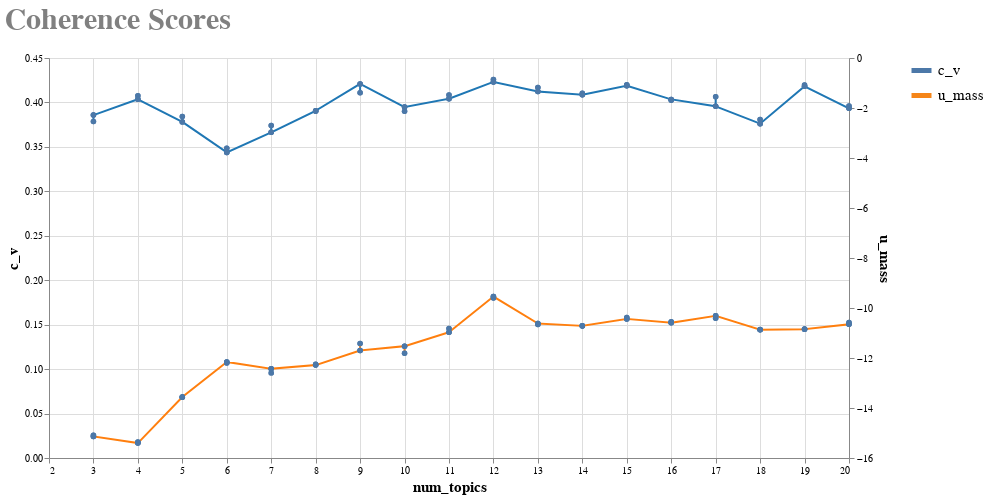

The notebook cell saved with this chart:
### Markdown cell above
#### What can we learn from a broken chart?
[Link to broken chart here](https://vega.github.io/editor/#/gist/e91e0241aa76f5fa8b4ce84667ad82e7/lda_coherence_scores.json).

Ugly and incorrect, this chart still has some candy.  

Some reasons to consider why this chart is broken:
* Most of the individual values for `c_v` and `u_mass` are plotted together; so the individual models' performance is obscured.
* Use of hover only shows a limited number of data points, which suggests overlap. Why are so many of the values the same?
* Quite simply: this doesn't pass the sniff test. 

Some reasons to confirm this chart may still be helpful:
* The simplicity of the two lines is actually beneficial for readability. 
* The tightness of the points on the lines actually means that little variation occurs across the 5 models for each coherence score (assuming all of the points are actually being plotted because we surely cannot find them).

### Code cell
coherence_chart

### Figure 1 — Vega-Lite specification as saved in the notebook (floating-point values rounded to 4 significant figures)
{"config": {"view": {"continuousWidth": 300, "continuousHeight": 300}, "axis": {"titleFontSize": 15}, "legend": {"labelFont": "Courier", "labelFontSize": 15, "labelOverlap": false, "symbolSize": 400, "symbolStrokeWidth": 5, "title": null, "titleFontSize": 15}, "title": {"anchor": "start", "color": "gray", "font": "Courier", "fontSize": 30}}, "layer": [{"mark": {"type": "line"}, "encoding": {"color": {"field": "Measure", "type": "nominal"}}, "transform": [{"fold": ["c_v", "u_mass"], "as": ["Measure", "Value"]}]}, {"mark": {"type": "line", "color": "#1f77b4", "point": true}, "encoding": {"tooltip": [{"field": "num_topics", "type": "quantitative"}, {"field": "c_v", "type": "quantitative"}, {"field": "alpha", "type": "nominal"}, {"field": "method", "type": "nominal"}], "x": {"field": "num_topics", "type": "quantitative"}, "y": {"field": "c_v", "type": "quantitative"}}}, {"mark": {"type": "line", "color": "#ff7f0e", "point": true}, "encoding": {"tooltip": [{"field": "num_topics", "type": "quantitative"}, {"field": "u_mass", "type": "quantitative"}, {"field": "alpha", "type": "nominal"}, {"field": "method", "type": "nominal"}], "x": {"field": "num_topics", "type": "quantitative"}, "y": {"field": "u_mass", "type": "quantitative"}}}], "data": {"name": "data-158e851b658bf115a1b9c8d3135d23c8"}, "height": 400, "resolve": {"scale": {"y": "independent"}}, "title": {"text": ["Coherence Scores"], "subtitle": [""]}, "width": 800, "$schema": "https://vega.github.io/schema/vega-lite/v5.8.0.json", "datasets": {"data-158e851b658bf115a1b9c8d3135d23c8": [{"c_v": 0.3858, "u_mass": -15.14, "num_topics": 3, "eta": "symmetric", "alpha": "auto", "method": "m1"}, {"c_v": 0.3786, "u_mass": -15.08, "num_topics": 3, "eta": "symmetric", "alpha": "symmetric", "method": "m1"}, {"c_v": 0.3858, "u_mass": -15.14, "num_topics": 3, "eta": "symmetric", "alpha": "auto", "method": "m2"}, {"c_v": 0.3786, "u_mass": -15.08, "num_topics": 3, "eta": "symmetric", "alpha": "symmetric", "method": "m2"}, {"c_v": 0.3858, "u_mass": -15.14, "num_topics": 3, "eta": "auto", "alpha": "auto", "method": "m2"}, {"c_v": 0.4035, "u_mass": -15.4, "num_topics": 4, "eta": "symmetric", "alpha": "auto", "method": "m1"}, {"c_v": 0.4075, "u_mass": -15.36, "num_topics": 4, "eta": "symmetric", "alpha": "symmetric", "method": "m1"}, {"c_v": 0.4035, "u_mass": -15.4, "num_topics": 4, "eta": "symmetric", "alpha": "auto", "method": "m2"}, {"c_v": 0.4075, "u_mass": -15.36, "num_topics": 4, "eta": "symmetric", "alpha": "symmetric", "method": "m2"}, {"c_v": 0.4035, "u_mass": -15.4, "num_topics": 4, "eta": "auto", "alpha": "auto", "method": "m2"}, {"c_v": 0.3781, "u_mass": -13.56, "num_topics": 5, "eta": "symmetric", "alpha": "auto", "method": "m1"}, {"c_v": 0.3842, "u_mass": -13.57, "num_topics": 5, "eta": "symmetric", "alpha": "symmetric", "method": "m1"}, {"c_v": 0.3781, "u_mass": -13.56, "num_topics": 5, "eta": "symmetric", "alpha": "auto", "method": "m2"}, {"c_v": 0.3842, "u_mass": -13.57, "num_topics": 5, "eta": "symmetric", "alpha": "symmetric", "method": "m2"}, {"c_v": 0.3781, "u_mass": -13.56, "num_topics": 5, "eta": "auto", "alpha": "auto", "method": "m2"}, {"c_v": 0.3438, "u_mass": -12.16, "num_topics": 6, "eta": "symmetric", "alpha": "auto", "method": "m1"}, {"c_v": 0.3486, "u_mass": -12.2, "num_topics": 6, "eta": "symmetric", "alpha": "symmetric", "method": "m1"}, {"c_v": 0.3438, "u_mass": -12.16, "num_topics": 6, "eta": "symmetric", "alpha": "auto", "method": "m2"}, {"c_v": 0.3486, "u_mass": -12.2, "num_topics": 6, "eta": "symmetric", "alpha": "symmetric", "method": "m2"}, {"c_v": 0.3438, "u_mass": -12.16, "num_topics": 6, "eta": "auto", "alpha": "auto", "method": "m2"}, {"c_v": 0.3664, "u_mass": -12.43, "num_topics": 7, "eta": "symmetric", "alpha": "auto", "method": "m1"}, {"c_v": 0.374, "u_mass": -12.6, "num_topics": 7, "eta": "symmetric", "alpha": "symmetric", "method": "m1"}, {"c_v": 0.3664, "u_mass": -12.43, "num_topics": 7, "eta": "symmetric", "alpha": "auto", "method": "m2"}, {"c_v": 0.374, "u_mass": -12.6, "num_topics": 7, "eta": "symmetric", "alpha": "symmetric", "method": "m2"}, {"c_v": 0.3664, "u_mass": -12.43, "num_topics": 7, "eta": "auto", "alpha": "auto", "method": "m2"}, {"c_v": 0.3906, "u_mass": -12.28, "num_topics": 8, "eta": "symmetric", "alpha": "auto", "method": "m1"}, {"c_v": 0.39, "u_mass": -12.25, "num_topics": 8, "eta": "symmetric", "alpha": "symmetric", "method": "m1"}, {"c_v": 0.3906, "u_mass": -12.28, "num_topics": 8, "eta": "symmetric", "alpha": "auto", "method": "m2"}, {"c_v": 0.39, "u_mass": -12.25, "num_topics": 8, "eta": "symmetric", "alpha": "symmetric", "method": "m2"}, {"c_v": 0.3906, "u_mass": -12.28, "num_topics": 8, "eta": "auto", "alpha": "auto", "method": "m2"}, {"c_v": 0.4209, "u_mass": -11.7, "num_topics": 9, "eta": "symmetric", "alpha": "auto", "method": "m1"}, {"c_v": 0.411, "u_mass": -11.42, "num_topics": 9, "eta": "symmetric", "alpha": "symmetric", "method": "m1"}, {"c_v": 0.4209, "u_mass": -11.7, "num_topics": 9, "eta": "symmetric", "alpha": "auto", "method": "m2"}, {"c_v": 0.411, "u_mass": -11.42, "num_topics": 9, "eta": "symmetric", "alpha": "symmetric", "method": "m2"}, {"c_v": 0.4209, "u_mass": -11.7, "num_topics": 9, "eta": "auto", "alpha": "auto", "method": "m2"}, {"c_v": 0.3949, "u_mass": -11.53, "num_topics": 10, "eta": "symmetric", "alpha": "auto", "method": "m1"}, {"c_v": 0.39, "u_mass": -11.81, "num_topics": 10, "eta": "symmetric", "alpha": "symmetric", "method": "m1"}, {"c_v": 0.3949, "u_mass": -11.53, "num_topics": 10, "eta": "symmetric", "alpha": "auto", "method": "m2"}, {"c_v": 0.39, "u_mass": -11.81, "num_topics": 10, "eta": "symmetric", "alpha": "symmetric", "method": "m2"}, {"c_v": 0.3949, "u_mass": -11.53, "num_topics": 10, "eta": "auto", "alpha": "auto", "method": "m2"}, {"c_v": 0.4041, "u_mass": -10.97, "num_topics": 11, "eta": "symmetric", "alpha": "auto", "method": "m1"}, {"c_v": 0.4083, "u_mass": -10.82, "num_topics": 11, "eta": "symmetric", "alpha": "symmetric", "method": "m1"}, {"c_v": 0.4041, "u_mass": -10.97, "num_topics": 11, "eta": "symmetric", "alpha": "auto", "method": "m2"}, {"c_v": 0.4083, "u_mass": -10.82, "num_topics": 11, "eta": "symmetric", "alpha": "symmetric", "method": "m2"}, {"c_v": 0.4041, "u_mass": -10.97, "num_topics": 11, "eta": "auto", "alpha": "auto", "method": "m2"}, {"c_v": 0.4231, "u_mass": -9.543, "num_topics": 12, "eta": "symmetric", "alpha": "auto", "method": "m1"}, {"c_v": 0.4258, "u_mass": -9.596, "num_topics": 12, "eta": "symmetric", "alpha": "symmetric", "method": "m1"}, {"c_v": 0.4231, "u_mass": -9.543, "num_topics": 12, "eta": "symmetric", "alpha": "auto", "method": "m2"}, {"c_v": 0.4258, "u_mass": -9.596, "num_topics": 12, "eta": "symmetric", "alpha": "symmetric", "method": "m2"}, {"c_v": 0.4231, "u_mass": -9.543, "num_topics": 12, "eta": "auto", "alpha": "auto", "method": "m2"}, {"c_v": 0.4123, "u_mass": -10.62, "num_topics": 13, "eta": "symmetric", "alpha": "auto", "method": "m1"}, {"c_v": 0.4169, "u_mass": -10.66, "num_topics": 13, "eta": "symmetric", "alpha": "symmetric", "method": "m1"}, {"c_v": 0.4123, "u_mass": -10.62, "num_topics": 13, "eta": "symmetric", "alpha": "auto", "method": "m2"}, {"c_v": 0.4169, "u_mass": -10.66, "num_topics": 13, "eta": "symmetric", "alpha": "symmetric", "method": "m2"}, {"c_v": 0.4123, "u_mass": -10.62, "num_topics": 13, "eta": "auto", "alpha": "auto", "method": "m2"}, {"c_v": 0.4087, "u_mass": -10.71, "num_topics": 14, "eta": "symmetric", "alpha": "auto", "method": "m1"}, {"c_v": 0.4104, "u_mass": -10.72, "num_topics": 14, "eta": "symmetric", "alpha": "symmetric", "method": "m1"}, {"c_v": 0.4087, "u_mass": -10.71, "num_topics": 14, "eta": "symmetric", "alpha": "auto", "method": "m2"}, {"c_v": 0.4104, "u_mass": -10.72, "num_topics": 14, "eta": "symmetric", "alpha": "symmetric", "method": "m2"}, {"c_v": 0.4087, "u_mass": -10.71, "num_topics": 14, "eta": "auto", "alpha": "auto", "method": "m2"}, {"c_v": 0.4188, "u_mass": -10.44, "num_topics": 15, "eta": "symmetric", "alpha": "auto", "method": "m1"}, {"c_v": 0.4199, "u_mass": -10.38, "num_topics": 15, "eta": "symmetric", "alpha": "symmetric", "method": "m1"}, {"c_v": 0.4188, "u_mass": -10.44, "num_topics": 15, "eta": "symmetric", "alpha": "auto", "method": "m2"}, {"c_v": 0.4199, "u_mass": -10.38, "num_topics": 15, "eta": "symmetric", "alpha": "symmetric", "method": "m2"}, {"c_v": 0.4188, "u_mass": -10.44, "num_topics": 15, "eta": "auto", "alpha": "auto", "method": "m2"}, {"c_v": 0.4035, "u_mass": -10.59, "num_topics": 16, "eta": "symmetric", "alpha": "auto", "method": "m1"}, {"c_v": 0.4024, "u_mass": -10.55, "num_topics": 16, "eta": "symmetric", "alpha": "symmetric", "method": "m1"}, {"c_v": 0.4035, "u_mass": -10.59, "num_topics": 16, "eta": "symmetric", "alpha": "auto", "method": "m2"}, {"c_v": 0.4024, "u_mass": -10.55, "num_topics": 16, "eta": "symmetric", "alpha": "symmetric", "method": "m2"}, {"c_v": 0.4035, "u_mass": -10.59, "num_topics": 16, "eta": "auto", "alpha": "auto", "method": "m2"}, {"c_v": 0.3956, "u_mass": -10.31, "num_topics": 17, "eta": "symmetric", "alpha": "auto", "method": "m1"}, {"c_v": 0.4065, "u_mass": -10.41, "num_topics": 17, "eta": "symmetric", "alpha": "symmetric", "method": "m1"}, {"c_v": 0.3956, "u_mass": -10.31, "num_topics": 17, "eta": "symmetric", "alpha": "auto", "method": "m2"}, {"c_v": 0.4065, "u_mass": -10.41, "num_topics": 17, "eta": "symmetric", "alpha": "symmetric", "method": "m2"}, {"c_v": 0.3956, "u_mass": -10.31, "num_topics": 17, "eta": "auto", "alpha": "auto", "method": "m2"}, {"c_v": 0.3761, "u_mass": -10.87, "num_topics": 18, "eta": "symmetric", "alpha": "auto", "method": "m1"}, {"c_v": 0.3807, "u_mass": -10.86, "num_topics": 18, "eta": "symmetric", "alpha": "symmetric", "method": "m1"}, {"c_v": 0.3761, "u_mass": -10.87, "num_topics": 18, "eta": "symmetric", "alpha": "auto", "method": "m2"}, {"c_v": 0.3807, "u_mass": -10.86, "num_topics": 18, "eta": "symmetric", "alpha": "symmetric", "method": "m2"}, {"c_v": 0.3761, "u_mass": -10.87, "num_topics": 18, "eta": "auto", "alpha": "auto", "method": "m2"}, {"c_v": 0.4182, "u_mass": -10.85, "num_topics": 19, "eta": "symmetric", "alpha": "auto", "method": "m1"}, {"c_v": 0.4195, "u_mass": -10.84, "num_topics": 19, "eta": "symmetric", "alpha": "symmetric", "method": "m1"}, {"c_v": 0.4182, "u_mass": -10.85, "num_topics": 19, "eta": "symmetric", "alpha": "auto", "method": "m2"}, {"c_v": 0.4195, "u_mass": -10.84, "num_topics": 19, "eta": "symmetric", "alpha": "symmetric", "method": "m2"}, {"c_v": 0.4182, "u_mass": -10.85, "num_topics": 19, "eta": "auto", "alpha": "auto", "method": "m2"}, {"c_v": 0.3934, "u_mass": -10.65, "num_topics": 20, "eta": "symmetric", "alpha": "auto", "method": "m1"}, {"c_v": 0.396, "u_mass": -10.58, "num_topics": 20, "eta": "symmetric", "alpha": "symmetric", "method": "m1"}, {"c_v": 0.3934, "u_mass": -10.65, "num_topics": 20, "eta": "symmetric", "alpha": "auto", "method": "m2"}, {"c_v": 0.396, "u_mass": -10.58, "num_topics": 20, "eta": "symmetric", "alpha": "symmetric", "method": "m2"}, {"c_v": 0.3934, "u_mass": -10.65, "num_topics": 20, "eta": "auto", "alpha": "auto", "method": "m2"}]}}
